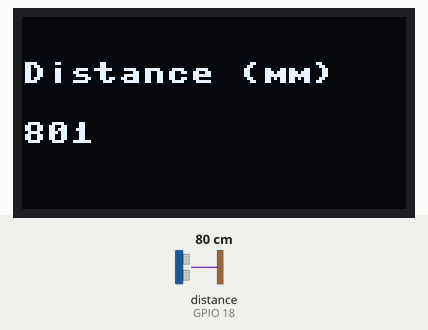
This program was run on a simulated ESP32 board running MicroPython. On the bench: 128×64 one-colour display. Inputs (shaded band) come from the test bench; at power-on: distance to the obstacle (sensor on GPIO 18) 80 cm. The echo pulse lasts 58.3 µs per cm; library files of the repository ran but are not shown: ssd1306.py, hcsr04.py; what the program prints to the serial console is not drawn.

Above: at 1.2 s.
1.3 s: distance to the obstacle (sensor on GPIO 18) set to 2 cm
At 2.9 s:
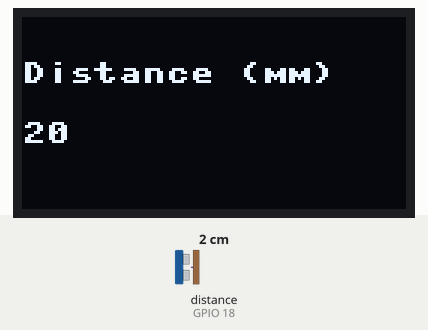
3.6 s: distance to the obstacle (sensor on GPIO 18) set to 4 cm
At 5.1 s:
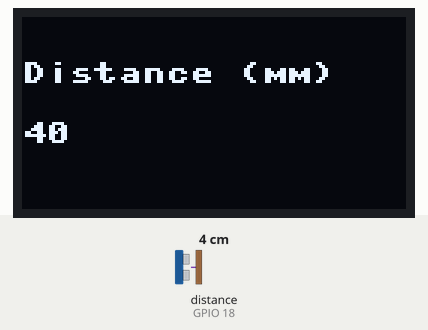
5.6 s: distance to the obstacle (sensor on GPIO 18) set to 9 cm
At 7.3 s:
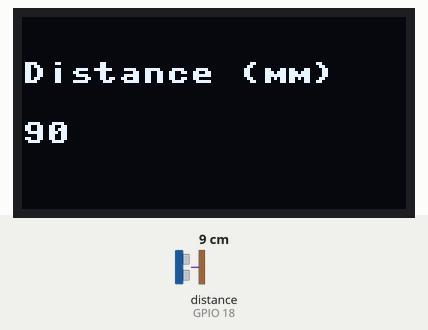
Timing chart, 0 to 8.8 s (numbered marks = the images above; inputs shaded):
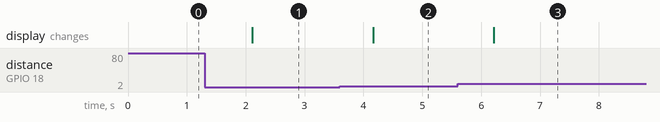

Measured:
- after the input at 1.3 s, the display: changes after 0.81 s (image 1)
- after the input at 3.6 s, the display: changes after 0.56 s (image 2)
- after the input at 5.6 s, the display: changes after 0.62 s (image 3)

The program:

main.py
```python
from machine import Pin, I2C
import ssd1306
from hcsr04 import HCSR04
from time import sleep
"""
This is the driver code
"""
# ESP32 Pin assignment
i2c = I2C(scl=Pin(22), sda=Pin(21))
sensor = HCSR04(trigger_pin=5, echo_pin=18, echo_timeout_us=10000)

# ESP8266 Pin assignment
#i2c = I2C(scl=Pin(5), sda=Pin(4))
#sensor = HCSR04(trigger_pin=12, echo_pin=14, echo_timeout_us=10000)

oled_width = 128
oled_height = 64
oled = ssd1306.SSD1306_I2C(oled_width, oled_height, i2c)

while True:
 oled.fill(0)
 #oled.show()
 distance = sensor.distance_mm()
 print('Distance:', distance, 'mm')
 oled.text("Distance (mm)", 0, 15)
 oled.text(str(distance), 0, 35)
 oled.show()
 sleep(1)
```
